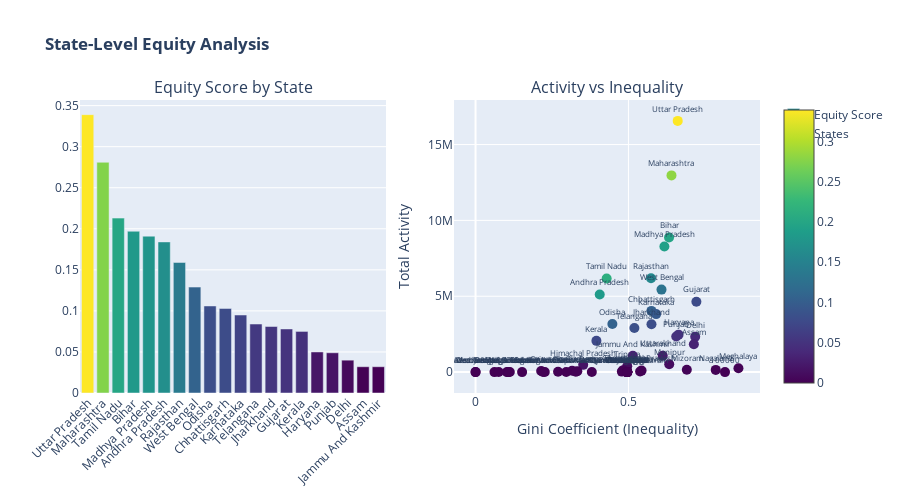

The notebook cell this image was saved under:
### Code cell
# Equity Score Visualization
fig = make_subplots(rows=1, cols=2, 
                    subplot_titles=('Equity Score by State', 'Activity vs Inequality'),
                    specs=[[{'type': 'bar'}, {'type': 'scatter'}]])

# Bar chart
top_20 = state_equity.head(20)
fig.add_trace(
    go.Bar(x=top_20['state'], y=top_20['equity_score'], 
           marker_color=top_20['equity_score'], marker_colorscale='Viridis',
           name='Equity Score'),
    row=1, col=1
)

# Scatter plot
fig.add_trace(
    go.Scatter(x=state_equity['gini_coefficient'], y=state_equity['total_activity'],
               mode='markers+text', text=state_equity['state'],
               textposition='top center', textfont=dict(size=8),
               marker=dict(size=10, color=state_equity['equity_score'], 
                          colorscale='Viridis', showscale=True),
               name='States'),
    row=1, col=2
)

fig.update_layout(height=500, title_text='<b>State-Level Equity Analysis</b>')
fig.update_xaxes(tickangle=-45, row=1, col=1)
fig.update_xaxes(title_text='Gini Coefficient (Inequality)', row=1, col=2)
fig.update_yaxes(title_text='Total Activity', row=1, col=2)
fig.show()
fig.write_html(OUTPUT_PATH / 'visualizations' / 'equity_analysis.html')

### Figure 1 — Plotly figure (JSON) as saved in the notebook; plotly's stock layout.template omitted (floating-point values rounded to 4 significant figures)
{"data": [{"marker": {"color": [0.339, 0.281, 0.213, 0.197, 0.191, 0.184, 0.159, 0.129, 0.106, 0.103, 0.095, 0.084, 0.081, 0.078, 0.075, 0.05, 0.049, 0.04, 0.032, 0.032], "colorscale": [[0, "#440154"], [0.1111, "#482878"], [0.2222, "#3e4989"], [0.3333, "#31688e"], [0.4444, "#26828e"], [0.5556, "#1f9e89"], [0.6667, "#35b779"], [0.7778, "#6ece58"], [0.8889, "#b5de2b"], [1, "#fde725"]]}, "name": "Equity Score", "type": "bar", "x": ["Uttar Pradesh", "Maharashtra", "Tamil Nadu", "Bihar", "Madhya Pradesh", "Andhra Pradesh", "Rajasthan", "West Bengal", "Odisha", "Chhattisgarh", "Karnataka", "Telangana", "Jharkhand", "Gujarat", "Kerala", "Haryana", "Punjab", "Delhi", "Assam", "Jammu And Kashmir"], "xaxis": "x", "y": [0.339, 0.281, 0.213, 0.197, 0.191, 0.184, 0.159, 0.129, 0.106, 0.103, 0.095, 0.084, 0.081, 0.078, 0.075, 0.05, 0.049, 0.04, 0.032, 0.032], "yaxis": "y"}, {"marker": {"color": [0.339, 0.281, 0.213, 0.197, 0.191, 0.184, 0.159, 0.129, 0.106, 0.103, 0.095, 0.084, 0.081, 0.078, 0.075, 0.05, 0.049, 0.04, 0.032, 0.032, 0.025, 0.019, 0.012, 0.011, 0.004, 0.004, 0.003, 0.003, 0.003, 0.002, 0.002, 0.002, 0.001, 0.001, 0.001, 0.001, 0.0, 0.0, 0.0, 0.0, 0.0, 0.0, 0.0, 0.0, 0.0, 0.0, 0.0, 0.0, 0.0, 0.0, 0.0, 0.0, 0.0, 0.0, 0.0, 0.0, 0.0, 0.0, 0.0, 0.0], "colorscale": [[0, "#440154"], [0.1111, "#482878"], [0.2222, "#3e4989"], [0.3333, "#31688e"], [0.4444, "#26828e"], [0.5556, "#1f9e89"], [0.6667, "#35b779"], [0.7778, "#6ece58"], [0.8889, "#b5de2b"], [1, "#fde725"]], "showscale": true, "size": 10}, "mode": "markers+text", "name": "States", "text": ["Uttar Pradesh", "Maharashtra", "Tamil Nadu", "Bihar", "Madhya Pradesh", "Andhra Pradesh", "Rajasthan", "West Bengal", "Odisha", "Chhattisgarh", "Karnataka", "Telangana", "Jharkhand", "Gujarat", "Kerala", "Haryana", "Punjab", "Delhi", "Assam", "Jammu And Kashmir", "Uttarakhand", "Himachal Pradesh", "Tripura", "Manipur", "Chandigarh", "Goa", "Arunachal Pradesh", "Orissa", "Mizoram", "Nagaland", "Meghalaya", "Puducherry", "Sikkim", "Dadra And Nagar Haveli", "Pondicherry", "Andaman And Nicobar Islands", "Raja Annamalai Puram", "Uttaranchal", "West Bengli", "Tamilnadu", "Darbhanga", "Puttenahalli", "Nagpur", "Jaipur", "West  Bengal", "Balanagar", "Chhatisgarh", "Dadra & Nagar Haveli", "Westbengal", "West Bangal", "100000", "Jammu & Kashmir", "The Dadra And Nagar Haveli And Daman And Diu", "Daman & Diu", "Andaman & Nicobar Islands", "Dadra And Nagar Haveli And Daman And Diu", "Lakshadweep", "Daman And Diu", "Ladakh", "Madanapalle"], "textfont": {"size": 8}, "textposition": "top center", "type": "scatter", "x": [0.6612, 0.6408, 0.4287, 0.6328, 0.6176, 0.4061, 0.5738, 0.6081, 0.4474, 0.5752, 0.5905, 0.5194, 0.5754, 0.7222, 0.3953, 0.664, 0.6564, 0.7183, 0.714, 0.5144, 0.6122, 0.3521, 0.496, 0.6334, 0.4828, 0.3159, 0.5429, 0.2146, 0.6909, 0.7855, 0.8598, 0.3328, 0.5382, 0.4785, 0.3278, 0.2698, 0.496, 0.496, 0.496, 0.496, 0.496, 0.496, 0.496, 0.496, 0.0, 0.496, 0.496, 0.0619, 0.0, 0.1071, 0.8158, 0.1028, 0.1522, 0.07576, 0.112, 0.2966, 0.2264, 0.2205, 0.3803, 0.496], "xaxis": "x2", "y": [16560000.0, 12970000.0, 6170000.0, 8870000.0, 8283000.0, 5119000.0, 6192000.0, 5440000.0, 3167000.0, 4034000.0, 3824000.0, 2908000.0, 3153000.0, 4638000.0, 2060000.0, 2469000.0, 2350000.0, 2327000.0, 1841000.0, 1078000.0, 1082000.0, 477500.0, 387900.0, 515200.0, 129900.0, 88610.0, 97890.0, 72760.0, 152400.0, 146600.0, 254200.0, 58210.0, 36900.0, 31860.0, 30560.0, 21250.0, 1.0, 4.0, 2.0, 1.0, 1.0, 1.0, 1.0, 1.0, 84.0, 1.0, 7.0, 601.0, 105.0, 136.0, 196.0, 671.0, 716.0, 2360.0, 2535.0, 4863.0, 5177.0, 7613.0, 9731.0, 1.0], "yaxis": "y2"}], "layout": {"annotations": [{"font": {"size": 16}, "showarrow": false, "text": "Equity Score by State", "x": 0.225, "xanchor": "center", "xref": "paper", "y": 1, "yanchor": "bottom", "yref": "paper"}, {"font": {"size": 16}, "showarrow": false, "text": "Activity vs Inequality", "x": 0.775, "xanchor": "center", "xref": "paper", "y": 1, "yanchor": "bottom", "yref": "paper"}], "height": 500, "title": {"text": "<b>State-Level Equity Analysis</b>"}, "xaxis": {"anchor": "y", "domain": [0, 0.45], "tickangle": -45}, "xaxis2": {"anchor": "y2", "domain": [0.55, 1], "title": {"text": "Gini Coefficient (Inequality)"}}, "yaxis": {"anchor": "x", "domain": [0, 1]}, "yaxis2": {"anchor": "x2", "domain": [0, 1], "title": {"text": "Total Activity"}}}}
